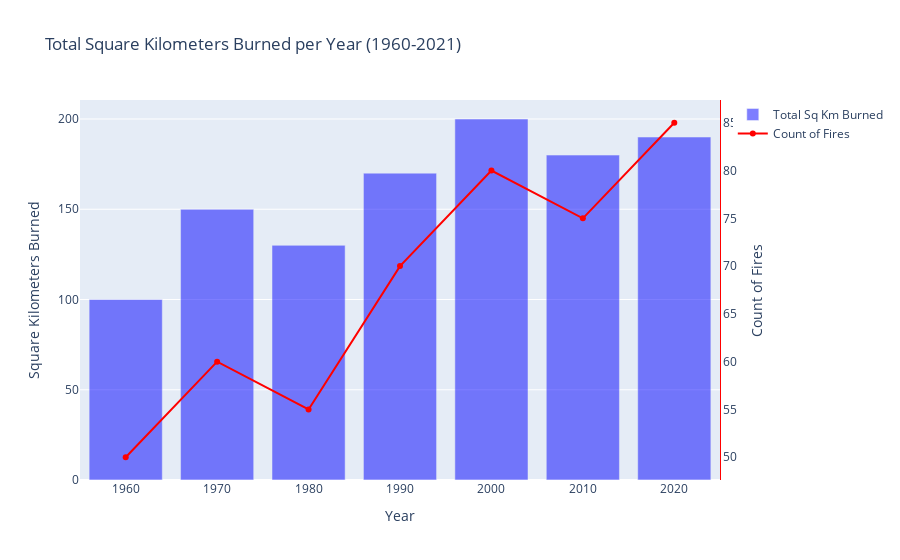

This figure's notebook cell:
### Markdown cell above
# How has the frequency of wildfires changed over the years?


Visualization: Bar chart showing the total square kilometers burned per year and a line chart showing the count of fires per year.

### Code cell
# Sample data
data = {'Year': [1960, 1970, 1980, 1990, 2000, 2010, 2020],
        'Total Sq Km': [100, 150, 130, 170, 200, 180, 190],
        'Count of Fires': [50, 60, 55, 70, 80, 75, 85]}
df = pd.DataFrame(data)

# Creating the bar chart
fig = go.Figure()
fig.add_trace(go.Bar(x=df['Year'], y=df['Total Sq Km'], name='Total Sq Km Burned', marker_color='blue', opacity=0.5))

# Creating the line chart
fig.add_trace(go.Scatter(x=df['Year'], y=df['Count of Fires'], name='Count of Fires', mode='lines+markers', yaxis='y2', marker=dict(color='red')))

# Update layout
fig.update_layout(title='Total Square Kilometers Burned per Year (1960-2021)',
                  xaxis_title='Year',
                  yaxis_title='Square Kilometers Burned',
                  yaxis2=dict(title='Count of Fires', overlaying='y', side='right', showgrid=False, showline=True, linecolor='red'),
                  barmode='group')

# Show the plot
fig.show()

### Figure 1 — Plotly figure (JSON) as saved in the notebook; plotly's stock layout.template omitted (floating-point values rounded to 4 significant figures)
{"data": [{"marker": {"color": "blue"}, "name": "Total Sq Km Burned", "opacity": 0.5, "type": "bar", "x": [1960, 1970, 1980, 1990, 2000, 2010, 2020], "y": [100, 150, 130, 170, 200, 180, 190]}, {"marker": {"color": "red"}, "mode": "lines+markers", "name": "Count of Fires", "type": "scatter", "x": [1960, 1970, 1980, 1990, 2000, 2010, 2020], "y": [50, 60, 55, 70, 80, 75, 85], "yaxis": "y2"}], "layout": {"barmode": "group", "title": {"text": "Total Square Kilometers Burned per Year (1960-2021)"}, "xaxis": {"title": {"text": "Year"}}, "yaxis": {"title": {"text": "Square Kilometers Burned"}}, "yaxis2": {"linecolor": "red", "overlaying": "y", "showgrid": false, "showline": true, "side": "right", "title": {"text": "Count of Fires"}}}}
